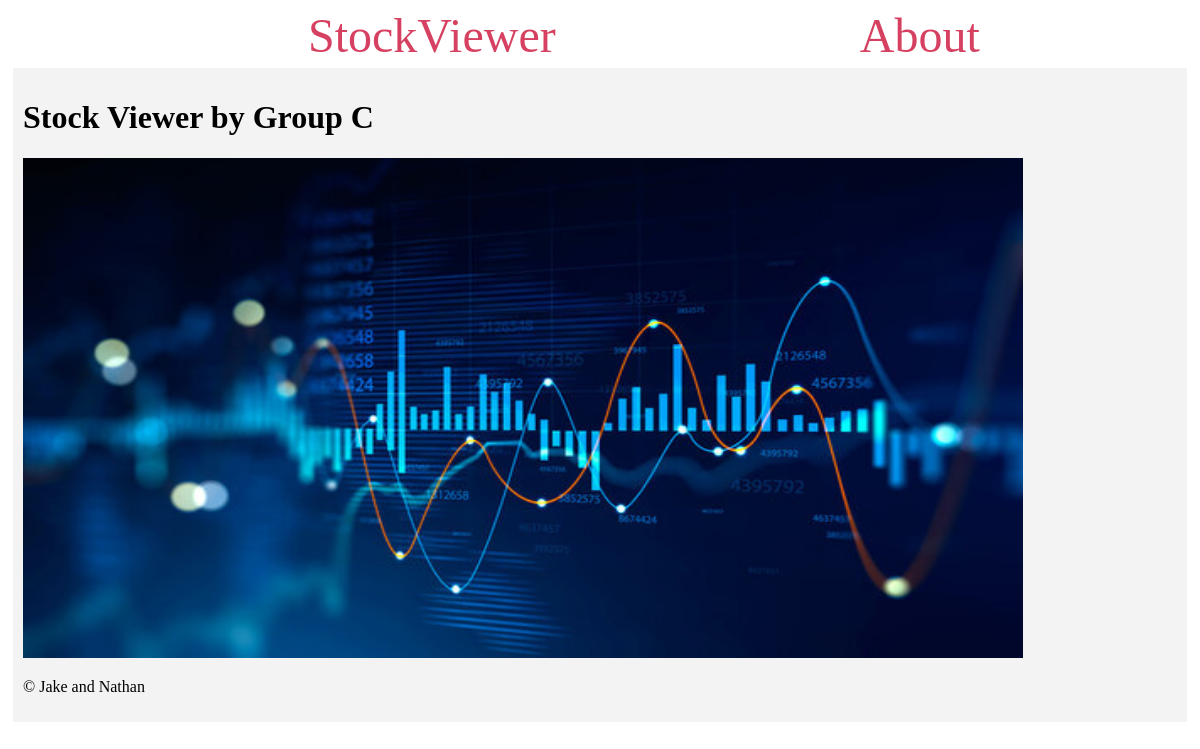
The page /index on the database as committed earlier.
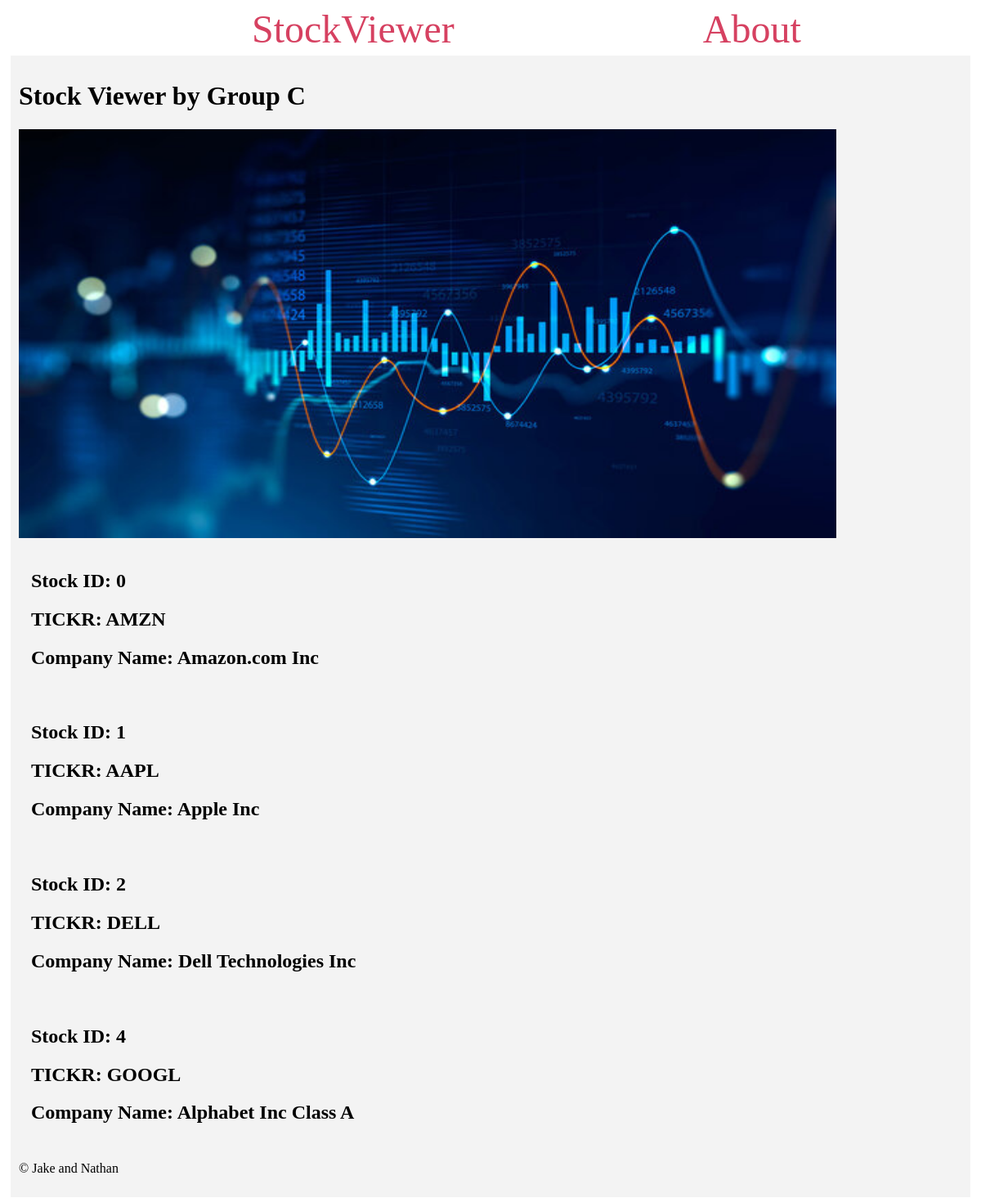
The same page on the database as committed later.
### tables this page shows
CREATE TABLE stock_data(
  `stock_id` INT NOT NULL,
  `symbol` VARCHAR(45) NOT NULL,
  `name` VARCHAR(45) NOT NULL,
  `desc` TEXT(1000) NOT NULL,
  `CIK` VARCHAR(10) NOT NULL,
  `currency` VARCHAR(5) NOT NULL,
  `country` VARCHAR(5) NOT NULL,
  `sector` VARCHAR(20) NOT NULL,
  `industry` VARCHAR(45) NOT NULL,
  `address` VARCHAR(100) NOT NULL,
  `fiscal_year_end` VARCHAR(15) NOT NULL,
  `latest_qtr` DATE NOT NULL,
  `market_capitalization` BIGINT(255) NOT NULL,
  `EBITDA` BIGINT(255) NOT NULL,
  `PERatio` DOUBLE NOT NULL,
  `PEGRatio` DOUBLE NOT NULL,
  `book_value` DOUBLE NOT NULL,
  `div_per_share` DOUBLE NOT NULL,
  `div_yield` DOUBLE NOT NULL,
  `EPS` DOUBLE NOT NULL,
  `rev_per_shareTTM` DOUBLE NOT NULL,
  `profit_margin` DOUBLE NOT NULL,
  `op_marginTTM` DOUBLE NOT NULL,
  `return_on_assetsTTM` DOUBLE NOT NULL,
  `return_on_equityTTM` DOUBLE NOT NULL,
  `revenueTTM` BIGINT(255) NOT NULL,
  `gross_profitTTM` BIGINT(255) NOT NULL,
  `dilutedEPSTTM` DOUBLE NOT NULL,
  `qtrly_earnings_growthYOY` DOUBLE NOT NULL,
  `qtrly_revenue_growthYOY` DOUBLE NOT NULL,
  `analyst_target_price` DOUBLE NOT NULL,
  `trailingPE` DOUBLE NOT NULL,
  `forwardPE` DOUBLE NOT NULL,
  `price_to_sales_ratioTTM` DOUBLE NOT NULL,
  `price_to_book_ratio` DOUBLE NOT NULL,
  `EV_to_revenue` DOUBLE NOT NULL,
  `EV_to_EBITDA` DOUBLE NOT NULL,
  `beta` DOUBLE NOT NULL,
  `week_high_52` DOUBLE NOT NULL,
  `week_low_52` DOUBLE NOT NULL,
  `day_moving_average_50` DOUBLE NOT NULL,
  `day_moving_average_200` DOUBLE NOT NULL,
  `shares_outstanding` BIGINT(255) NOT NULL,
  `div_date` DATE NOT NULL,
  `ex_div_date` DATE NOT NULL,
  `last_updated` DATE NOT NULL,
  PRIMARY KEY (`stock_id`));

### app.py (the view)
@app.route('/index')
def index():
    conn = get_db_connection()
    stock_data = conn.execute('SELECT * from stock_data').fetchall()
    return render_template('index.html', stock_data=stock_data)

### app.py (called while the page is built)
def get_db_connection():
    conn = sqlite3.connect('database.db')
    conn.row_factory = sqlite3.Row
    return conn

### templates/index.html
{% extends 'base.html' %}
{% block content %}
    <header>
        <h1>{% block title %} Stock Viewer by Group C {% endblock %}</h1>
    </header>
    <main>
        <section id="top-section">
            <img src="{{url_for('static', filename='/Image/stocks.jpg')}}" alt=""
                 width="1000"
                 height="500"
            >
        </section>
        <section id="content">
            {% for stock in stock_data %}
                <div class='stock'>
                    <h2>Stock ID: {{ stock['stock_id'] }}</h2>
                    <h2>TICKR: {{ stock['symbol'] }}</h2>
                    <h2>Company Name: {{ stock['name'] }}</h2>
                </div>
            {% endfor %}
        </section>
    </main>
    <footer>
        <p>&copy; Jake and Nathan</p>
    </footer>
{% endblock %}

### templates/base.html (shortened to what this page needs)
<!DOCTYPE html>
<html lang="en">
<head>
</head>
<body>
    <nav>
        <a href="{{ url_for('index') }}">StockViewer</a>
        <a href="{{ url_for('homepage') }}">About</a>
    </nav>
    <div class="stock">
        {% block content %} {% endblock %}
    </div>
</body>
</html>

### templates/base.html (style rules this page uses)
.stock { padding: 10px; margin: 5px; background-color: #f3f3f3 }
nav a { color: #d64161; font-size: 3em; margin-left: 300px; text-decoration: none; }

Rows that differ between the two databases and show on the page:
added stock_data: stock_id "0", symbol "AMZN", name "Amazon.com Inc"
added stock_data: stock_id "1", symbol "AAPL", name "Apple Inc"
added stock_data: stock_id "2", symbol "DELL", name "Dell Technologies Inc"
added stock_data: stock_id "4", symbol "GOOGL", name "Alphabet Inc Class A"
